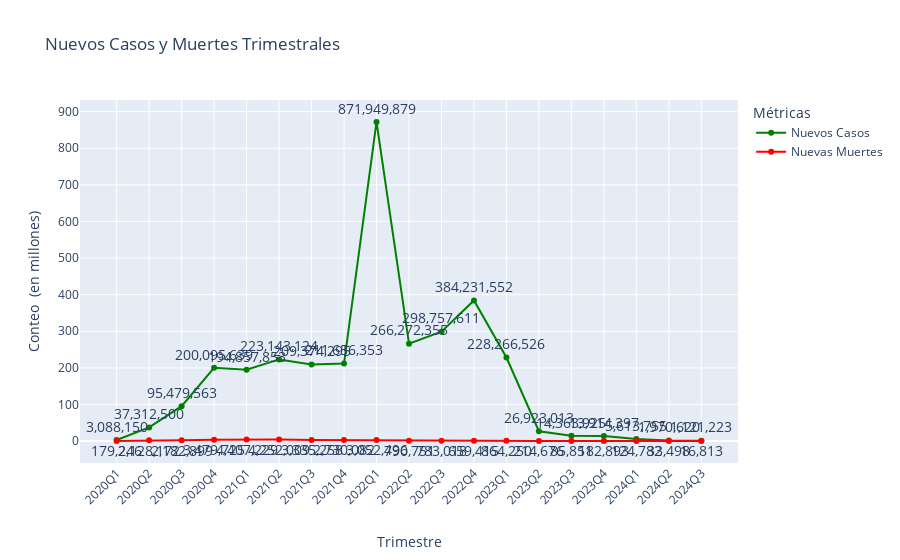

Notebook code cell kept with this figure:
### Code cell
import pandas as pd
import plotly.graph_objects as go
import plotly.io as pio

# Copia independiente del DataFrame original
conf_deaths_df = conf_deaths_df.copy()

# Convertir a datetime
conf_deaths_df.loc[:, 'date_format'] = pd.to_datetime(conf_deaths_df['date'])

# Crear una nueva columna para el trimestre
conf_deaths_df.loc[:, 'quarter'] = conf_deaths_df['date_format'].dt.to_period('Q')

# Agrupar por trimestre y sumar los valores de 'new_cases' y 'new_deaths'
grouped_quarter_df = conf_deaths_df.groupby('quarter').agg({'new_cases': 'sum', 'new_deaths': 'sum'}).reset_index()

# Función para ajustar los valores y las etiquetas
def adjust_values(values):
    return values / 1e6, ' (en millones)'

# Ajustar los valores de new_cases y new_deaths
grouped_quarter_df['new_cases_adj'], cases_label = adjust_values(grouped_quarter_df['new_cases'])
grouped_quarter_df['new_deaths_adj'], deaths_label = adjust_values(grouped_quarter_df['new_deaths'])

# Asegúrate de que 'quarter' sea un string
grouped_quarter_df['quarter'] = grouped_quarter_df['quarter'].astype(str)

# Crear la figura
fig = go.Figure()

# Añadir gráfico de scatter para 'new_cases'
fig.add_trace(go.Scatter(
    x=grouped_quarter_df['quarter'],
    y=grouped_quarter_df['new_cases_adj'],
    name='Nuevos Casos',
    mode='lines+markers+text',  # Mostrar los valores en las líneas
    marker=dict(color='green'),
    text=grouped_quarter_df['new_cases'].apply(lambda x: f'{x:,.0f}'),
    textposition='top center',
    textfont=dict(size=14)
))

# Añadir gráfico de scatter para 'new_deaths'
fig.add_trace(go.Scatter(
    x=grouped_quarter_df['quarter'],
    y=grouped_quarter_df['new_deaths_adj'],
    name='Nuevas Muertes',
    mode='lines+markers+text',  # Mostrar los valores en las líneas
    marker=dict(color='red'),
    text=grouped_quarter_df['new_deaths'].apply(lambda x: f'{x:,.0f}'),
    textposition='bottom center',
    textfont=dict(size=14)
))

# Añadir etiquetas y título
fig.update_layout(
    title='Nuevos Casos y Muertes Trimestrales',
    xaxis=dict(
        title='Trimestre',
        title_standoff=30,
        tickangle=-45
    ),
    yaxis=dict(
        title=f'Conteo {cases_label}',  # Etiqueta del eje y
        tickformat=',.0f'  # Formato de número con comas
    ),
    legend_title='Métricas',
)

# Mostrar el gráfico
fig.show()

# Guardar el gráfico como un archivo HTML
#pio.write_html(fig, file='nuevos_casos_y_muertes_trimestrales.html', auto_open=True)

### Figure 1 — Plotly figure (JSON) as saved in the notebook; plotly's stock layout.template omitted (floating-point values rounded to 4 significant figures)
{"data": [{"marker": {"color": "green"}, "mode": "lines+markers+text", "name": "Nuevos Casos", "text": ["3,088,150", "37,312,500", "95,479,563", "200,095,639", "194,857,853", "223,143,124", "209,374,295", "211,656,353", "871,949,879", "266,272,355", "298,757,611", "384,231,552", "228,266,526", "26,923,013", "14,363,925", "13,914,397", "5,613,755", "1,970,620", "1,121,223"], "textfont": {"size": 14}, "textposition": "top center", "type": "scatter", "x": ["2020Q1", "2020Q2", "2020Q3", "2020Q4", "2021Q1", "2021Q2", "2021Q3", "2021Q4", "2022Q1", "2022Q2", "2022Q3", "2022Q4", "2023Q1", "2023Q2", "2023Q3", "2023Q4", "2024Q1", "2024Q2", "2024Q3"], "y": [3.088, 37.31, 95.48, 200.1, 194.9, 223.1, 209.4, 211.7, 871.9, 266.3, 298.8, 384.2, 228.3, 26.92, 14.36, 13.91, 5.614, 1.971, 1.121]}, {"marker": {"color": "red"}, "mode": "lines+markers+text", "name": "Nuevas Muertes", "text": ["179,246", "2,128,172", "2,182,899", "3,479,725", "4,407,229", "4,252,009", "3,335,258", "2,730,082", "3,052,496", "790,751", "783,018", "659,415", "864,250", "214,676", "85,851", "182,893", "124,782", "33,498", "16,813"], "textfont": {"size": 14}, "textposition": "bottom center", "type": "scatter", "x": ["2020Q1", "2020Q2", "2020Q3", "2020Q4", "2021Q1", "2021Q2", "2021Q3", "2021Q4", "2022Q1", "2022Q2", "2022Q3", "2022Q4", "2023Q1", "2023Q2", "2023Q3", "2023Q4", "2024Q1", "2024Q2", "2024Q3"], "y": [0.1792, 2.128, 2.183, 3.48, 4.407, 4.252, 3.335, 2.73, 3.052, 0.7908, 0.783, 0.6594, 0.8642, 0.2147, 0.08585, 0.1829, 0.1248, 0.0335, 0.01681]}], "layout": {"legend": {"title": {"text": "Métricas"}}, "title": {"text": "Nuevos Casos y Muertes Trimestrales"}, "xaxis": {"tickangle": -45, "title": {"standoff": 30, "text": "Trimestre"}}, "yaxis": {"tickformat": ",.0f", "title": {"text": "Conteo  (en millones)"}}}}
